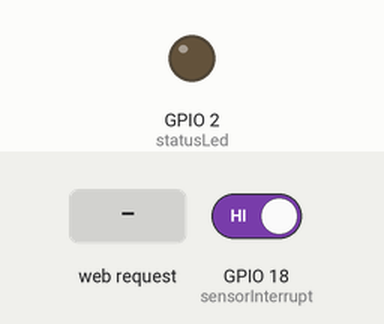
The sketch below on a simulated ESP32. Parts: output pins drawn as LEDs (lit = HIGH). The inputs (shaded band) are chosen by the test bench; at power-on: GPIO 18 (sensorInterrupt) HIGH. WiFi joins after 1.5 s; servers stay silent unless stated; what the sketch prints to the serial monitor is not drawn.

Above: at 2.7 s.
2.8 s: GPIO 18 (sensorInterrupt) driven LOW
At 4.3 s:
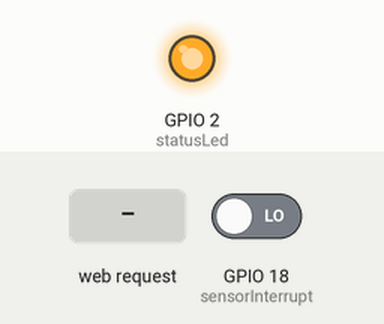
5.8 s: HTTP request GET /status received
Timing chart, 0 to 8.8 s (numbered marks = the images above; inputs shaded):
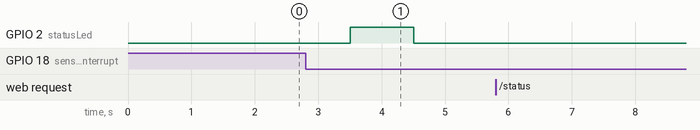

The sketch:

TKSE.SmartNode.WebServer1.0.ino
```cpp
#include <WiFi.h>

const char* ssid = "CISIntl";
const char* password = "$unny4ever";

int statusLed = 2;          // D2
byte sensorInterrupt = 18;  // D18
unsigned long oldTime = 0;
volatile byte pulseCount = 0;  // To store pulse counts
bool SensorStatus = 0;
bool SensorStatusBefore = 0;
const char* valveStatus = "OFF";

WiFiServer server(80);

// Variable to store the HTTP request
String header;

unsigned long currentTime = millis();
unsigned long previousTime = 0;
const long timeoutTime = 2000;

void setup() {
  Serial.begin(115200);
  pinMode(statusLed, OUTPUT);
  pinMode(sensorInterrupt, INPUT_PULLUP); // Set pin 18 as input with internal pull-up resistor
  attachInterrupt(digitalPinToInterrupt(sensorInterrupt), pulseCounter, FALLING); // Attach interrupt to sensor pin

  // Connect to Wi-Fi network with SSID and password
  Serial.print("Connecting to ");
  Serial.println(ssid);
  WiFi.begin(ssid, password);
  while (WiFi.status() != WL_CONNECTED) {
    delay(500);
    Serial.print(".");
  }
  // Print local IP address and start web server
  Serial.println("");
  Serial.println("WiFi connected.");
  Serial.println("IP address: ");
  Serial.println(WiFi.localIP());
  server.begin();
}

void loop() {
  valveStatusUpdate();
  WiFiClient client = server.available();   // Listen for incoming clients

  if (client) {                             // If a new client connects,
    currentTime = millis();
    previousTime = currentTime;
    Serial.println("New Client.");          // print a message out in the serial port
    String currentLine = "";                // make a String to hold incoming data from the client
    while (client.connected() && currentTime - previousTime <= timeoutTime) {  // loop while the client's connected
      currentTime = millis();
      if (client.available()) {             // if there's bytes to read from the client,
        char c = client.read();             // read a byte, then
        Serial.write(c);                    // print it out the serial monitor
        header += c;
        if (c == '\n') {                    // if the byte is a newline character
          // if the current line is blank, you got two newline characters in a row.
          // that's the end of the client HTTP request, so send a response:
          if (currentLine.length() == 0) {
            if (header.indexOf("GET /status") >= 0) {
              // Send the valve status as JSON
              client.println("HTTP/1.1 200 OK");
              client.println("Content-type: application/json");
              client.println("Connection: close");
              client.println();
              client.print("{\"valveStatus\":\"");
              client.print(valveStatus);
              client.println("\"}");
            } else {
              // HTTP headers always start with a response code (e.g. HTTP/1.1 200 OK)
              // and a content-type so the client knows what's coming, then a blank line:
              client.println("HTTP/1.1 200 OK");
              client.println("Content-type:text/html");
              client.println("Connection: close");
              client.println();

              // Display the HTML web page
              client.println("<!DOCTYPE html><html>");
              client.println("<head><meta name=\"viewport\" content=\"width=device-width, initial-scale=1\">");
              client.println("<link rel=\"icon\" href=\"data:,\">");

              // CSS to style the on/off buttons and the status circle
              client.println("<style>html { font-family: Helvetica; display: inline-block; margin: 0px auto; text-align: center;}");
              client.println("#valveStatus { font-size: 24px; }");
              client.println("#statusCircle { width: 20px; height: 20px; border-radius: 50%; display: inline-block; margin-left: 10px; background-color: black; }");
              client.println("</style></head>");

              // Web Page Heading
              client.println("<body><h1>Valve Indicator</h1>");
              client.println("<p>@ Team Automation</p>");
              client.println("<div>");
               client.println("<div><h2>Valve 01 State - </h2><span id='valveStatus'>OFF</span><div id='statusCircle'></div></div>");
              // client.print("<h2>Valve 01 State - </h2>");
              // client.println("<span id='valveStatus'>OFF</span>");
              // client.println("<div id='statusCircle'></div>");
              client.println("</div>");
              client.println("<div id='currentTime' style='font-size: 20px; margin-top: 20px;'></div>");


              client.println("<script>");
              client.println("setInterval(function() {");
              client.println("  fetch('/status').then(function(response) { return response.json(); }).then(function(data) {");
              client.println("    var statusLabel = document.getElementById('valveStatus');");
              client.println("    var statusCircle = document.getElementById('statusCircle');");
              client.println("    statusLabel.innerHTML = data.valveStatus;");
              client.println("    if (data.valveStatus === 'ON') {");
              client.println("      statusLabel.style.color = 'red';");
              client.println("      statusCircle.style.backgroundColor = 'red';");
              client.println("    } else {");
              client.println("      statusLabel.style.color = 'black';");
              client.println("      statusCircle.style.backgroundColor = 'black';");
              client.println("    }");
              client.println("  });");
              client.println("}, 1000);");

              // JavaScript to update date and time
              client.println("setInterval(function() {");
              client.println("  var now = new Date();");
              client.println("  var timeString = now.toLocaleTimeString();");
              client.println("  var dateString = now.toLocaleDateString();");
              client.println("  document.getElementById('currentTime').innerHTML = dateString + ' ' + timeString;");
              client.println("}, 1000);");
              client.println("</script>");
              // The HTTP response ends with another blank line
              client.println("</body></html>");
            }
            // Break out of the while loop
            break;
          } else { // if you got a newline, then clear currentLine
            currentLine = "";
          }
        } else if (c != '\r') {  // if you got anything else but a carriage return character,
          currentLine += c;      // add it to the end of the currentLine
        }
      }
    }
    // Clear the header variable
    header = "";
    // Close the connection
    client.stop();
    Serial.println("Client disconnected.");
    Serial.println("");
  }
}

void valveStatusUpdate() {
  if ((millis() - oldTime) > 1000) {  // Only process counters once per second
    oldTime = millis();

    if (pulseCount > 0) {
      pulseCount = 0;  // Reset the pulse count
      SensorStatus = 1;
    } else {
      SensorStatus = 0;
    }
  }

  if (SensorStatus != SensorStatusBefore) {
    if (SensorStatus == 1) {
      Serial.println("Valve is ON");
      valveStatus = "ON";
      digitalWrite(statusLed, HIGH);
    } else {
      Serial.println("Valve is OFF");
      valveStatus = "OFF";
      digitalWrite(statusLed, LOW);
    }
    SensorStatusBefore = SensorStatus;
  }
}

void pulseCounter() {
  pulseCount++;  // Increment pulse count on interrupt
}
```

Measured:
- after the input at 2.8 s, GPIO 2 (statusLed): LOW → HIGH after 0.71 s, → LOW 1.0 s later
- after the input at 5.8 s, every drawn part: stays the same
